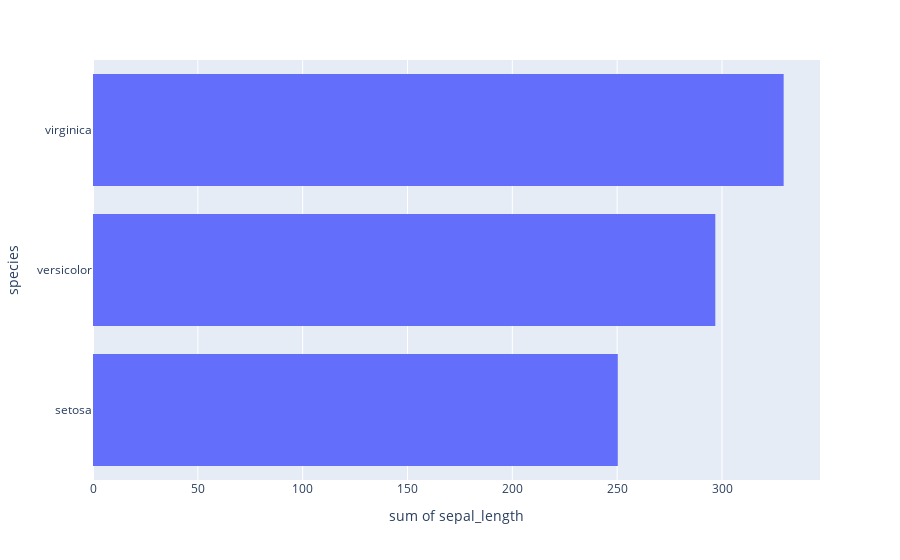

Here is the notebook cell this chart was saved with:
### Code cell
figure = px.histogram(df, x="sepal_length", y="species")
figure.show()

### Figure 1 — Plotly figure (JSON) as saved in the notebook; plotly's stock layout.template omitted (floating-point values rounded to 4 significant figures; data arrays with more than 128 entries replaced by an {"elided": "..."} marker saying what was removed)
{"data": [{"bingroup": "y", "histfunc": "sum", "hovertemplate": "sum of sepal_length=%{x}<br>species=%{y}<extra></extra>", "legendgroup": "", "marker": {"color": "#636efa", "pattern": {"shape": ""}}, "name": "", "orientation": "h", "showlegend": false, "type": "histogram", "x": {"elided": "150 float values"}, "xaxis": "x", "y": {"elided": "150 str values"}, "yaxis": "y"}], "layout": {"barmode": "relative", "legend": {"tracegroupgap": 0}, "margin": {"t": 60}, "xaxis": {"anchor": "y", "domain": [0, 1], "title": {"text": "sum of sepal_length"}}, "yaxis": {"anchor": "x", "domain": [0, 1], "title": {"text": "species"}}}}
